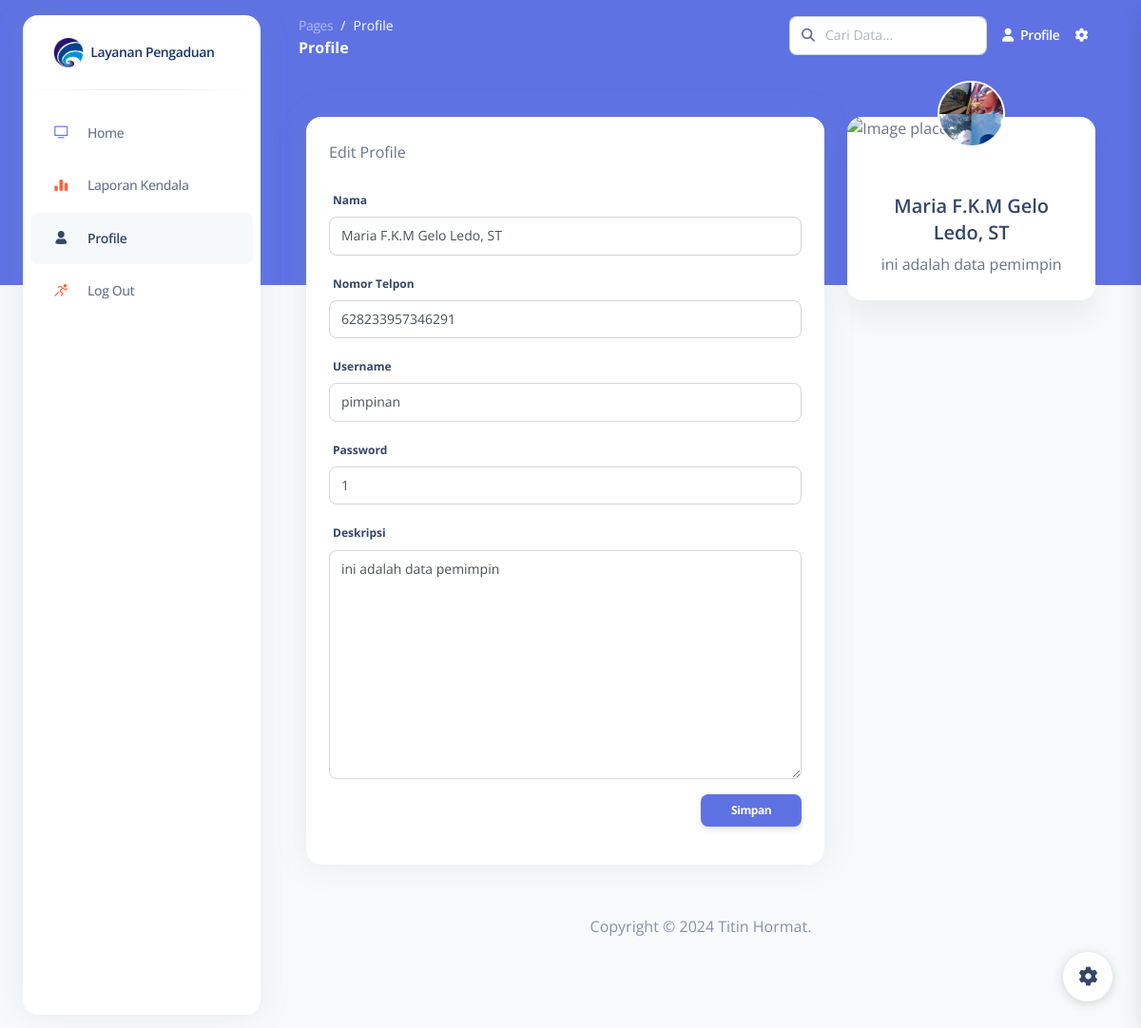
The app's page /pages/pemimpin_profile.php (signed in) with its own data.
### tables this page shows
CREATE TABLE `pemimpin` (
  `id_pemimpin` int(20) NOT NULL,
  `nama_pemimpin` varchar(150) NOT NULL,
  `nomor_telpon` varchar(150) NOT NULL,
  `username` varchar(100) NOT NULL,
  `password` varchar(150) NOT NULL,
  `deskripsi` text NOT NULL,
  `gambar` text NOT NULL
);

### pages/pemimpin_profile.php (the view, shortened to what this page needs)
<!DOCTYPE html>
<html lang="en">
<head>
    <link href="../assets/css/nucleo-icons.css" rel="stylesheet" />
    <link href="../assets/css/nucleo-svg.css" rel="stylesheet" />
    <link href="../assets/css/nucleo-svg.css" rel="stylesheet" />
    <link id="pagestyle" href="../assets/css/argon-dashboard.css?v=2.0.4" rel="stylesheet" />
</head>
<body class="g-sidenav-show   bg-gray-100">
    <aside class="sidenav bg-white navbar navbar-vertical navbar-expand-xs border-0 border-radius-xl my-3 fixed-start ms-4 " id="sidenav-main">
        <div class="sidenav-header">
            <a class="navbar-brand m-0" href="pemimpin_home" target="_blank">
                <img src="../assets/img/logo.png" class="navbar-brand-img h-100" alt="main_logo">
                <span class="ms-1 font-weight-bold" style="color: #1c3669;">Layanan Pengaduan</span>
            </a>
        </div>
        <hr class="horizontal dark mt-0">
        <div class="collapse navbar-collapse  w-auto " id="sidenav-collapse-main">
            <ul class="navbar-nav">
                <li class="nav-item">
                    <a class="nav-link " href="../pages/pemimpin_home">
                        <div class="icon icon-shape icon-sm border-radius-md text-center me-2 d-flex align-items-center justify-content-center">
                            <i class="ni ni-tv-2 text-primary text-sm opacity-10"></i>
                        </div>
                        <span class="nav-link-text ms-1">Home</span>
                    </a>
                </li>
                <li class="nav-item">
                    <a class="nav-link " href="../pages/pemimpin_laporan">
                        <div class="icon icon-shape icon-sm border-radius-md text-center me-2 d-flex align-items-center justify-content-center">
                            <i class="ni ni-chart-bar-32 text-warning text-sm opacity-10"></i>
                        </div>
                        <span class="nav-link-text ms-1">Laporan Kendala</span>
                    </a>
                </li>
                <li class="nav-item">
                    <a class="nav-link active" href="../pages/pemimpin_profile">
                        <div class="icon icon-shape icon-sm border-radius-md text-center me-2 d-flex align-items-center justify-content-center">
                            <i class="ni ni-single-02 text-dark text-sm opacity-10"></i>
                        </div>
                        <span class="nav-link-text ms-1">Profile</span>
                    </a>
                </li>
                <li class="nav-item">
                    <a class="nav-link " href="../pages/pemimpin_logout">
                        <div class="icon icon-shape icon-sm border-radius-md text-center me-2 d-flex align-items-center justify-content-center">
                            <i class="ni ni-user-run text-warning text-sm opacity-10"></i>
                        </div>
                        <span class="nav-link-text ms-1">Log Out</span>
                    </a>
                </li>
            </ul>
        </div>
    </aside>
    <main class="main-content position-relative border-radius-lg ">
        <nav class="navbar navbar-main navbar-expand-lg px-0 mx-4 shadow-none border-radius-xl " id="navbarBlur" data-scroll="false">
            <div class="container-fluid py-1 px-3">
                <nav aria-label="breadcrumb">
                    <ol class="breadcrumb bg-transparent mb-0 pb-0 pt-1 px-0 me-sm-6 me-5">
                        <li class="breadcrumb-item text-sm"><a class="opacity-5 text-white" href="javascript:;">Pages</a></li>
                        <li class="breadcrumb-item text-sm text-white active" aria-current="page">Profile</li>
                    </ol>
                    <h6 class="font-weight-bolder text-white mb-0">Profile</h6>
                </nav>
                <div class="collapse navbar-collapse mt-sm-0 mt-2 me-md-0 me-sm-4" id="navbar">
                    <div class="ms-md-auto pe-md-3 d-flex align-items-center">
                        <div class="input-group">
                            <span class="input-group-text text-body"><i class="fas fa-search" aria-hidden="true"></i></span>
                            <input type="text" class="form-control" placeholder="Cari Data...">
                        </div>
                    </div>
                    <ul class="navbar-nav  justify-content-end">
                        <li class="nav-item d-flex align-items-center">
                            <a href="pemimpin_profile" class="nav-link text-white font-weight-bold px-0">
                                <i class="fa fa-user me-sm-1"></i>
                                <span class="d-sm-inline d-none">Profile</span>
                            </a>
                        </li>
                        <li class="nav-item px-3 d-flex align-items-center">
                            <a href="javascript:;" class="nav-link text-white p-0">
                                <i class="fa fa-cog fixed-plugin-button-nav cursor-pointer"></i>
                            </a>
                        </li>
                    </ul>
                </div>
            </div>
        </nav>
        <?php
        include '../koneksi.php';
        if (isset($_SESSION['id_pemimpin'])) {
            $id_pemimpin = $_SESSION['id_pemimpin'];
            $query = "SELECT * FROM pemimpin WHERE id_pemimpin = '$id_pemimpin'";
            $result = mysqli_query($koneksi, $query);
            if ($result) {
                if (mysqli_num_rows($result) > 0) {
                    $admin = mysqli_fetch_assoc($result);
        ?>
                    <div class="container-fluid py-4">
                        <div class="container-fluid py-4">
                            <div class="row">
                                <div class="col-md-8">
                                    <div class="card">
                                        <div class="card-header pb-0">
                                            <div class="d-flex align-items-center">
                                                <p class="mb-0">Edit Profile</p>
                                            </div>
                                        </div>
                                        <div class="card-body">
                                            <div class="row">
                                                <form id="editDataProfile" action="pemimpin/fp/data_fp.php" method="POST">
                                                    <div class="col-md-12">
                                                        <div class="form-group">
                                                            <label for="example-text-input" class="form-control-label">Nama</label>
                                                            <input class="form-control" type="text" name="nama_pemimpin" value="<?php echo $admin['nama_pemimpin']; ?>">
                                                        </div>
                                                    </div>
                                                    <div class="col-md-12">
                                                        <div class="form-group">
                                                            <label for="example-text-input" class="form-control-label">Nomor Telpon</label>
                                                            <input class="form-control" type="number" name="nomor_telpon" value="<?php echo $admin['nomor_telpon']; ?>">
                                                        </div>
                                                    </div>
                                                    <div class="col-md-12">
                                                        <div class="form-group">
                                                            <label for="example-text-input" class="form-control-label">Username</label>
                                                            <input class="form-control" type="text" name="username" value="<?php echo $admin['username']; ?>">
                                                        </div>
                                                    </div>
                                                    <div class="col-md-12">
                                                        <div class="form-group">
                                                            <label for="example-text-input" class="form-control-label">Password</label>
                                                            <input class="form-control" type="text" name="password" value="<?php echo $admin['password']; ?>">
                                                        </div>
                                                    </div>
                                                    <div class="col-md-12">
                                                        <div class="form-group">
                                                            <label>Deskripsi</label>
                                                            <textarea rows="10" cols="80" class="form-control" placeholder="Deskripsi" name="deskripsi" id="deskripsi"><?php echo $admin['deskripsi']; ?></textarea>
                                                        </div>
                                                    </div>
                                                    <button type="submit" class="btn btn-primary btn-sm ms-auto" style="align-items: end; display: flex; justify-content: end; ">Simpan</button>
                                                </form>
                                            </div>
                                        </div>
                                    </div>
                                </div>
                                <div class="col-md-4">
                                    <div class="card card-profile shadow-blur">
                                        <div class="row justify-content-center">
                                            <div class="col-4 col-lg-4 order-lg-2">
                                                <div class="mt-n4 mt-lg-n6 mb-4 mb-lg-0">
                                                    <a href="javascript:void(0)" onclick="document.getElementById('editFotoProfile').click()">
                                                        <?php if (!empty($admin['gambar'])) : ?>
                                                            <img src="pemimpin/fp/gambar/<?php echo $admin['gambar']; ?>" class="rounded-circle img-fluid border border-2 border-white">
                                                        <?php else : ?>
                                                            <img src="../assets/img/profile.jpg" class="rounded-circle img-fluid border border-2 border-white">
                                                        <?php endif; ?>
                                                    </a>
                                                </div>
                                            </div>
                                        </div>
                                        <div class="card-header text-center border-0 pt-0 pt-lg-2 pb-4 pb-lg-3">
                                        </div>
                                        <div class="card-body pt-0">
                                            <div class="text-center mt-4">
                                                <h5>
                                                    <?php echo $admin['nama_pemimpin']; ?>
                                                </h5>
                                                <div>
                                                    <i class="ni education_hat mr-2"></i><?php echo $admin['deskripsi']; ?>
                                                </div>
                                            </div>
                                        </div>
                                    </div>
                                </div>
                            </div>
                <?php
                } else {
                    echo "Tidak ada data admin.";
                }
            } else {
                echo "Gagal mengambil data admin: " . mysqli_error($koneksi);
            }
        } else {
            echo "Session id_admin tidak tersedia.";
        }
                ?>
                <footer class="footer py-5">
                    <div class="container">
                        <div class="row">
                            <div class="col-8 mx-auto text-center mt-1">
                                <p class="mb-0 text-secondary">
                                    Copyright ©
                                    Titin Hormat.
                                </p>
                            </div>
                        </div>
                    </div>
                </footer>
                        </div>
    </main>
    <div class="fixed-plugin">
        <a class="fixed-plugin-button text-dark position-fixed px-3 py-2">
            <i class="fa fa-cog py-2"> </i>
        </a>
    </div>
    <link href="https://cdnjs.cloudflare.com/ajax/libs/cropperjs/1.5.12/cropper.min.css" rel="stylesheet">
</body>
</html>

### assets/css/nucleo-svg.css (style rules this page uses)
.icon { display: inline-block; color: #111111; height: 1em; width: 1em; }
.icon-sm { height: 0.8em; width: 0.8em; }
.icon { fill: currentColor; stroke: none; }

### records on screen
pemimpin: nama_pemimpin "Maria F.K.M Gelo Ledo, ST", nomor_telpon "628233957346291", username "pimpinan", password "1", deskripsi "ini adalah data pemimpin", gambar (picture)
